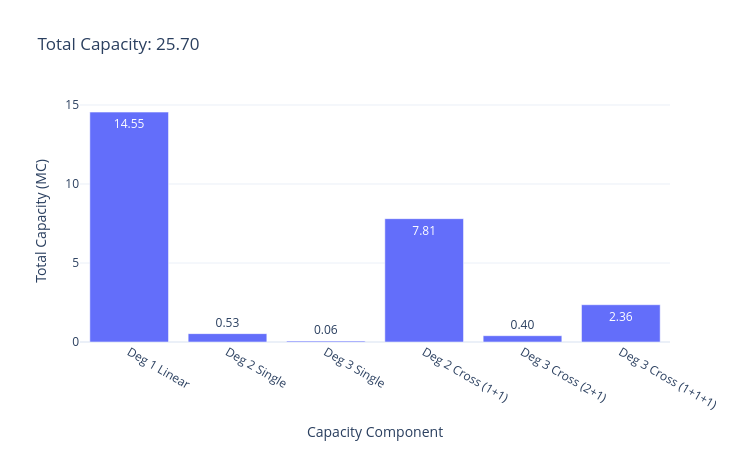

Notebook cell for this chart:
### Code cell
categories = [
    "Deg 1 Linear",
    "Deg 2 Single",
    "Deg 3 Single",
    "Deg 2 Cross (1+1)",
    "Deg 3 Cross (2+1)",
    "Deg 3 Cross (1+1+1)",
]

fig_bar = go.Figure(
    data=go.Bar(
        x=categories,
        y=results,
        text=[f"{v:.2f}" for v in results],
        textposition="auto",
    )
)

fig_bar.update_layout(
    title=f"Total Capacity: {sum(results):.2f}",
    xaxis_title="Capacity Component",
    yaxis_title="Total Capacity (MC)",
    template="plotly_white",
    width=750,
    height=450,
)

fig_bar.show()

### Figure 1 — Plotly figure (JSON) as saved in the notebook; plotly's stock layout.template omitted (floating-point values rounded to 4 significant figures)
{"data": [{"text": ["14.55", "0.53", "0.06", "7.81", "0.40", "2.36"], "textposition": "auto", "type": "bar", "x": ["Deg 1 Linear", "Deg 2 Single", "Deg 3 Single", "Deg 2 Cross (1+1)", "Deg 3 Cross (2+1)", "Deg 3 Cross (1+1+1)"], "y": [14.55, 0.53, 0.05808, 7.805, 0.3996, 2.359]}], "layout": {"height": 450, "title": {"text": "Total Capacity: 25.70"}, "width": 750, "xaxis": {"title": {"text": "Capacity Component"}}, "yaxis": {"title": {"text": "Total Capacity (MC)"}}}}
